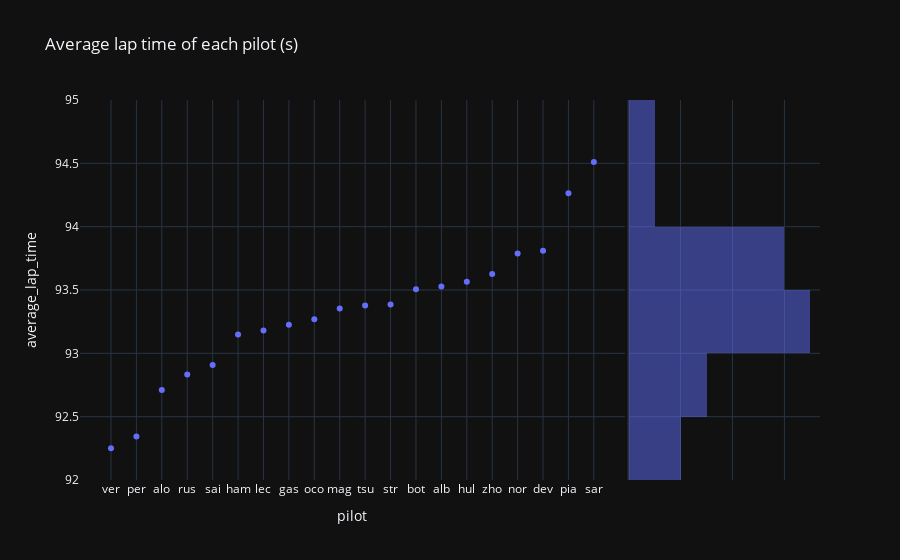

Notebook source saved alongside this figure:
### Code cell
px.scatter(last_gp, x="pilot", y="average_lap_time", title="Average lap time of each pilot (s)", marginal_y="histogram", template="plotly_dark")

### Figure 1 — Plotly figure (JSON) as saved in the notebook; plotly's stock layout.template omitted (floating-point values rounded to 4 significant figures)
{"data": [{"hovertemplate": "pilot=%{x}<br>average_lap_time=%{y}<extra></extra>", "legendgroup": "", "marker": {"color": "#636efa", "symbol": "circle"}, "mode": "markers", "name": "", "orientation": "v", "showlegend": false, "type": "scatter", "x": ["ver", "per", "alo", "rus", "sai", "ham", "lec", "gas", "oco", "mag", "tsu", "str", "bot", "alb", "hul", "zho", "nor", "dev", "pia", "sar"], "xaxis": "x", "y": [92.25, 92.34, 92.71, 92.83, 92.91, 93.15, 93.18, 93.23, 93.27, 93.35, 93.38, 93.39, 93.51, 93.53, 93.56, 93.63, 93.79, 93.81, 94.26, 94.51], "yaxis": "y"}, {"alignmentgroup": "True", "bingroup": "y", "hovertemplate": "average_lap_time=%{y}<br>count=%{x}<extra></extra>", "legendgroup": "", "marker": {"color": "#636efa"}, "name": "", "offsetgroup": "", "opacity": 0.5, "showlegend": false, "type": "histogram", "xaxis": "x2", "y": [92.25, 92.34, 92.71, 92.83, 92.91, 93.15, 93.18, 93.23, 93.27, 93.35, 93.38, 93.39, 93.51, 93.53, 93.56, 93.63, 93.79, 93.81, 94.26, 94.51], "yaxis": "y2"}], "layout": {"barmode": "overlay", "legend": {"tracegroupgap": 0}, "title": {"text": "Average lap time of each pilot (s)"}, "xaxis": {"anchor": "y", "domain": [0, 0.7363], "title": {"text": "pilot"}}, "xaxis2": {"anchor": "y2", "domain": [0.7413, 1], "matches": "x2", "showgrid": true, "showline": false, "showticklabels": false, "ticks": ""}, "yaxis": {"anchor": "x", "domain": [0, 1], "title": {"text": "average_lap_time"}}, "yaxis2": {"anchor": "x2", "domain": [0, 1], "matches": "y", "showgrid": true, "showticklabels": false}}}
